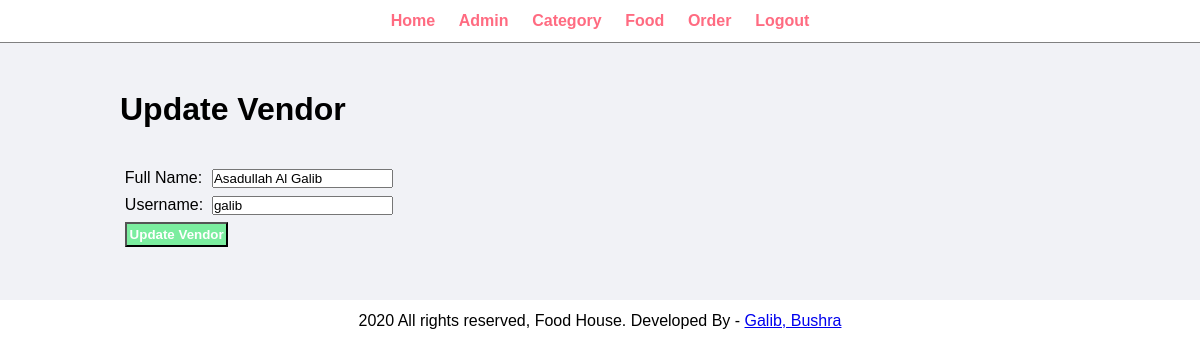
The page /admin/update-vendor.php?id=3 (signed in) on the database as committed earlier.
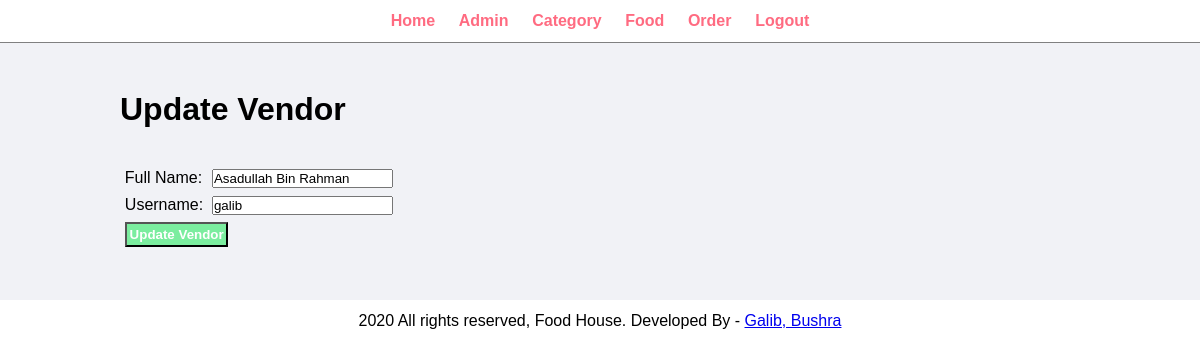
The same page on the database as committed later.
### tables this page shows
CREATE TABLE `tbl_vendor` (
  `id` int(10) UNSIGNED NOT NULL,
  `full_name` varchar(100) NOT NULL,
  `username` varchar(100) NOT NULL,
  `password` varchar(255) NOT NULL
);

### admin/update-vendor.php (the view, shortened to what this page needs)
<link rel="stylesheet" type="text/css" href="../css/admin.css">
<?php include('partials/menu.php'); ?>
<div class="main-content">
    <div class="wrapper">
        <h1>Update Vendor</h1>
        <br><br>
        <?php
            $id=$_GET['id'];
            $sql="SELECT * FROM tbl_vendor WHERE id=$id";
            $res=mysqli_query($conn, $sql);
            if($res==true)
            {
                $count = mysqli_num_rows($res);
                if($count==1)
                {
                    $row=mysqli_fetch_assoc($res);
                    $full_name = $row['full_name'];
                    $username = $row['username'];
                }
                else
                {
                    header('location:'.SITEURL.'admin/manage-admin.php');
                }
            }
        ?>
        <form action="" method="POST">
            <table class="tbl-30">
                <tr>
                    <td>Full Name: </td>
                    <td>
                        <input type="text" name="full_name" value="<?php echo $full_name; ?>">
                    </td>
                </tr>
                <tr>
                    <td>Username: </td>
                    <td>
                        <input type="text" name="username" value="<?php echo $username; ?>">
                    </td>
                </tr>
                <tr>
                    <td colspan="2">
                        <input type="submit" name="submit" value="Update Vendor" class="btn-secondary">
                    </td>
                </tr>
            </table>
        </form>
    </div>
</div>
<?php include('partials/footer.php'); ?>

Rows that differ between the two databases and show on the page:
changed tbl_vendor "galib": full_name "Asadullah Al Galib" → "Asadullah Bin Rahman"
